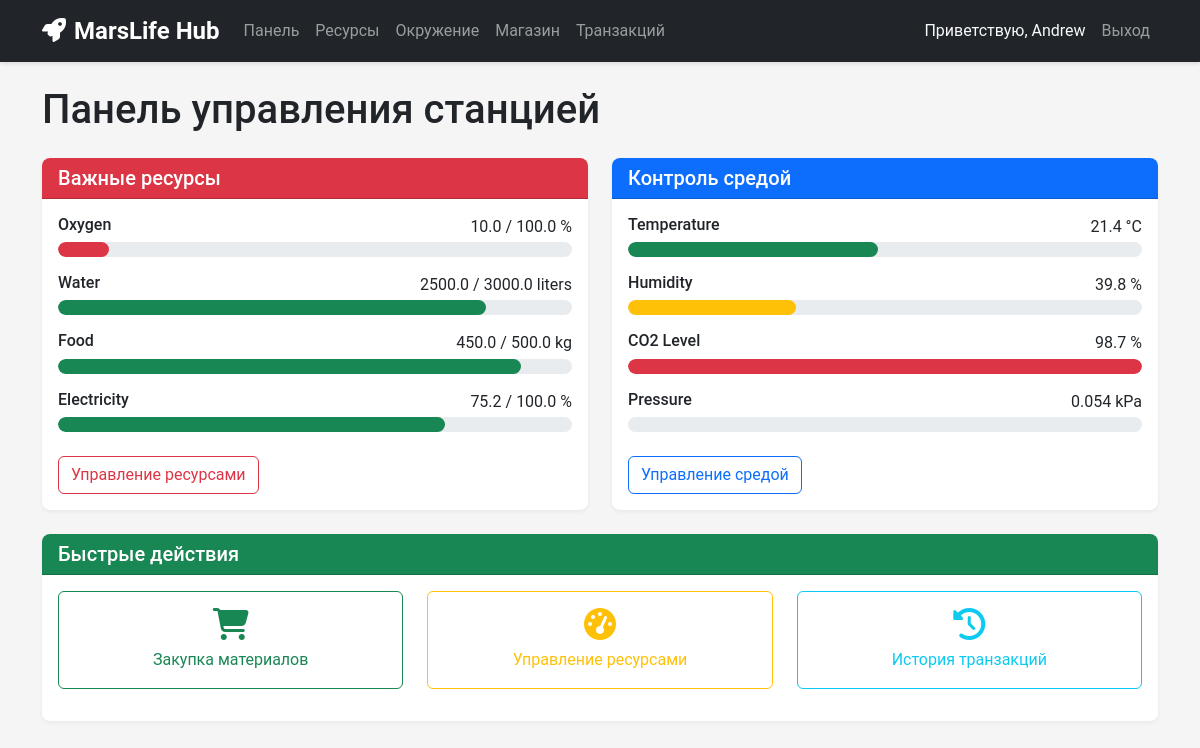
The app's page / (signed in) with its own data.
### app.py (models this page shows)
class Resource(db.Model):
    id = db.Column(db.Integer, primary_key=True)
    name = db.Column(db.String(50), nullable=False)
    current_level = db.Column(db.Float, nullable=False)
    max_level = db.Column(db.Float, nullable=False)
    unit = db.Column(db.String(20), nullable=False)
    last_updated = db.Column(db.DateTime, default=datetime.utcnow)

class EnvironmentControl(db.Model):
    id = db.Column(db.Integer, primary_key=True)
    parameter = db.Column(db.String(50), nullable=False)
    current_value = db.Column(db.Float, nullable=False)
    min_value = db.Column(db.Float, nullable=False)
    max_value = db.Column(db.Float, nullable=False)
    unit = db.Column(db.String(20), nullable=False)

### app.py (the view)
@app.route('/')
def index():
    if 'user_id' not in session:
        return redirect(url_for('login'))
    resources = Resource.query.all()
    env_controls = EnvironmentControl.query.all()
    return render_template('index.html', resources=resources, env_controls=env_controls)

### templates/index.html (shortened to what this page needs)
{% extends 'base.html' %}
{% block content %}
<div class="row">
    <div class="col-12">
        <h1 class="mb-4">Панель управления станцией</h1>
    </div>
</div>
<div class="row">
    <div class="col-md-6">
        <div class="card mb-4">
            <div class="card-header bg-danger text-white">
                <h5 class="card-title mb-0">Важные ресурсы</h5>
            </div>
            <div class="card-body">
                {% for resource in resources %}
                <div class="mb-3">
                    <div class="d-flex justify-content-between">
                        <h6>{{ resource.name }}</h6>
                        <span>{{ resource.current_level }} / {{ resource.max_level }} {{ resource.unit }}</span>
                    </div>
                    <div class="progress">
                        {% set percentage = (resource.current_level / resource.max_level) * 100 %}
                        {% if percentage < 30 %}
                            {% set color = "danger" %}
                        {% elif percentage < 70 %}
                            {% set color = "warning" %}
                        {% else %}
                            {% set color = "success" %}
                        {% endif %}
                        <div class="progress-bar bg-{{ color }}" role="progressbar" style="width: {{ percentage }}%"></div>
                    </div>
                </div>
                {% endfor %}
                <a href="{{ url_for('resources') }}" class="btn btn-outline-danger mt-2">Управление ресурсами</a>
            </div>
        </div>
    </div>
    <div class="col-md-6">
        <div class="card mb-4">
            <div class="card-header bg-primary text-white">
                <h5 class="card-title mb-0">Контроль средой</h5>
            </div>
            <div class="card-body">
                {% for control in env_controls %}
                <div class="mb-3">
                    <div class="d-flex justify-content-between">
                        <h6>{{ control.parameter }}</h6>
                        <span>{{ control.current_value }} {{ control.unit }}</span>
                    </div>
                    <div class="progress">
                        {% set percentage = ((control.current_value - control.min_value) / (control.max_value - control.min_value)) * 100 %}
                        {% if percentage < 30 or percentage > 90 %}
                            {% set color = "danger" %}
                        {% elif percentage < 40 or percentage > 80 %}
                            {% set color = "warning" %}
                        {% else %}
                            {% set color = "success" %}
                        {% endif %}
                        <div class="progress-bar bg-{{ color }}" role="progressbar" style="width: {{ percentage }}%"></div>
                    </div>
                </div>
                {% endfor %}
                <a href="{{ url_for('environment') }}" class="btn btn-outline-primary mt-2">Управление средой</a>
            </div>
        </div>
    </div>
</div>
<div class="row">
    <div class="col-md-12">
        <div class="card">
            <div class="card-header bg-success text-white">
                <h5 class="card-title mb-0">Быстрые действия</h5>
            </div>
            <div class="card-body">
                <div class="row">
                    <div class="col-md-4 mb-3">
                        <a href="{{ url_for('store') }}" class="btn btn-outline-success w-100 py-3">
                            <i class="fas fa-shopping-cart mb-2 d-block" style="font-size: 2rem;"></i>
                            Закупка материалов
                        </a>
                    </div>
                    <div class="col-md-4 mb-3">
                        <a href="{{ url_for('resources') }}" class="btn btn-outline-warning w-100 py-3">
                            <i class="fas fa-tachometer-alt mb-2 d-block" style="font-size: 2rem;"></i>
                            Управление ресурсами
                        </a>
                    </div>
                    <div class="col-md-4 mb-3">
                        <a href="{{ url_for('transactions') }}" class="btn btn-outline-info w-100 py-3">
                            <i class="fas fa-history mb-2 d-block" style="font-size: 2rem;"></i>
                            История транзакций
                        </a>
                    </div>
                </div>
            </div>
        </div>
    </div>
</div>
{% endblock %}

### static/css/style.css (style rules this page uses)
body { background-color: #f5f5f5; font-family: 'Roboto', sans-serif; }
.card { box-shadow: 0 2px 4px rgba(0, 0, 0, 0.05); border-radius: 8px; border: none; margin-bottom: 20px; }
.card-header { border-radius: 8px 8px 0 0 !important; font-weight: 600; }
.progress { height: 15px; border-radius: 10px; background-color: #e9ecef; }
.progress-bar { border-radius: 10px; }

### records on screen
Resource: name "Oxygen", current_level "10.0", max_level "100.0", unit "%"
Resource: name "Water", current_level "2500.0", max_level "3000.0", unit "liters", {{ percentage }} 83.33333333333334 (drawn)
Resource: name "Food", current_level "450.0", max_level "500.0", unit "kg", {{ percentage }} 90.0 (drawn)
Resource: name "Electricity", current_level "75.2", max_level "100.0", unit "%"
EnvironmentControl: parameter "Temperature", current_value "21.4", unit "°C", {{ percentage }} 48.57142857142855 (drawn)
EnvironmentControl: parameter "Humidity", current_value "39.8", unit "%", {{ percentage }} 32.66666666666666 (drawn)
EnvironmentControl: parameter "CO2 Level", current_value "98.7", unit "%", {{ percentage }} 140957.14285714284 (drawn)
EnvironmentControl: parameter "Pressure", current_value "0.054", unit "kPa"

### other values on screen
{{ session['username'] }} "Andrew"
